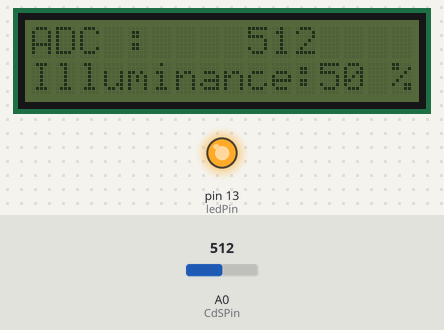
The sketch below on a simulated Arduino Uno, built with avr-gcc and run on an emulated ATmega328P. Parts: 16×2 character LCD, output pins drawn as LEDs (lit = HIGH). The test bench sets the inputs (shaded band); at power-on: A0 (CdSPin) = 512.

Above: at 4.3 s.
4.4 s: A0 (CdSPin) set to 915
At 5.5 s:
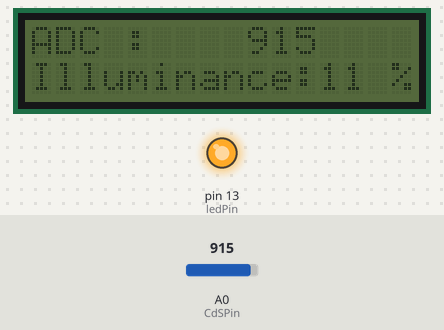
6.6 s: A0 (CdSPin) set to 939
At 8.1 s:
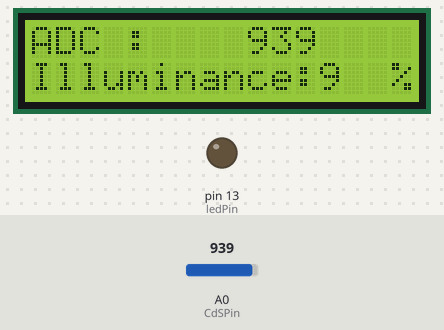
8.6 s: A0 (CdSPin) set to 900
At 10.6 s:
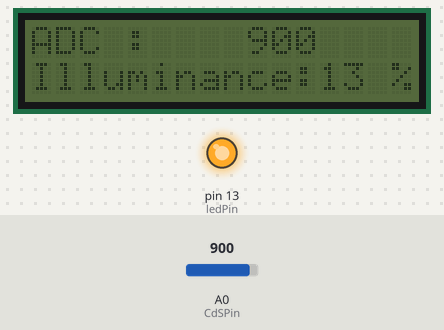
Timing chart, 0 to 12.1 s (numbered marks = the images above; inputs shaded):
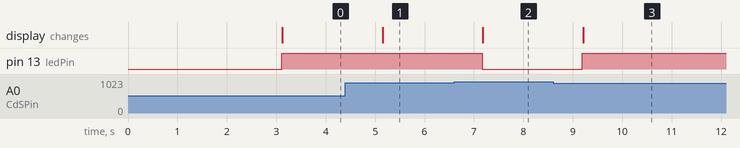

The sketch:

AR01_cds_project.ino.ino
```cpp
/*
 예제 6.2
 빛 입력
*/

// I2C 통신 라이브러리 설정
#include <Wire.h>
// I2C LCD 라리브러리 설정
#include <LiquidCrystal_I2C.h>

// LCD I2C address 설정: 0x3F or 0x27
LiquidCrystal_I2C lcd(0x3F,16,2);

const int ledPin = 13;
// 0번 아날로그핀을 CdS 셀 입력으로 설정한다.
const int CdSPin = 0;

void setup() {
  pinMode(ledPin, OUTPUT);
// 16X2 LCD 모듈 설정하고 백라이트를 켠다.
  lcd.init(); // LCD 설정
  lcd.backlight();

// 메세지를 표시한다.
  lcd.print("ex 6.2");
  lcd.setCursor(0,1);
  lcd.print("CdS Cell Test");
// 3초동안 메세지를 표시한다.
  delay(3000);

// 모든 메세지를 삭체한 뒤
// 숫자를 제외한 부분들을 미리 출력시킨다.
  lcd.clear();
  lcd.setCursor(0,0);
  lcd.print("ADC :  ");
  lcd.setCursor(0,1);
  lcd.print("Illuminance:");
  lcd.setCursor(15,1);
  lcd.print("%");

}

void loop(){

  int adcValue; // 실제 센서로부터 읽은 값 (0~1023)
  int illuminance; // 현재의 밝기. 0~100%

  // CdS cell을 통하여 입력되는 전압을 읽는다.
  adcValue = analogRead(CdSPin);
  // 아날로그 입력 값을 0~100의 범위로 변경한다.
  illuminance = map(adcValue,0,1023,100,0);
  if(illuminance<10)
  {
    lcd.backlight();
    digitalWrite(ledPin,LOW);
  }

  else
  {
  lcd.noBacklight();
    digitalWrite(ledPin,HIGH);
  }

  // 전에 표시했던 내용을 지우고
  // LCD에 ADC 값과 밝기를 출력한다.
  // 지우지 않으면 이전에 표시했던 값이 남게 된다.

  // 전에 표시했던 내용을 지운다.
  lcd.setCursor(9,0);
  lcd.print("    ");

  // ADC 값을 표시한다
  lcd.setCursor(9,0);
  lcd.print(adcValue);

  // 전에 표시했던 내용을 지운다.
  lcd.setCursor(13,1);
  lcd.print("  ");

  // 밝기를 표시한다
  lcd.setCursor(12,1);
  lcd.print(illuminance);

  delay(1000);
}
```

Measured:
- the behaviour switches between 930 and 931 on A0 (CdSPin) (found by bisection; images 1 and 2)
- after the input at 4.4 s, the display: changes after 0.75 s (image 1)
- after the input at 6.6 s, pin 13 (ledPin): HIGH → LOW after 0.57 s; the display: changes after 0.58 s (image 2)
- after the input at 8.6 s, pin 13 (ledPin): LOW → HIGH after 0.60 s; the display: changes after 0.61 s (image 3)
